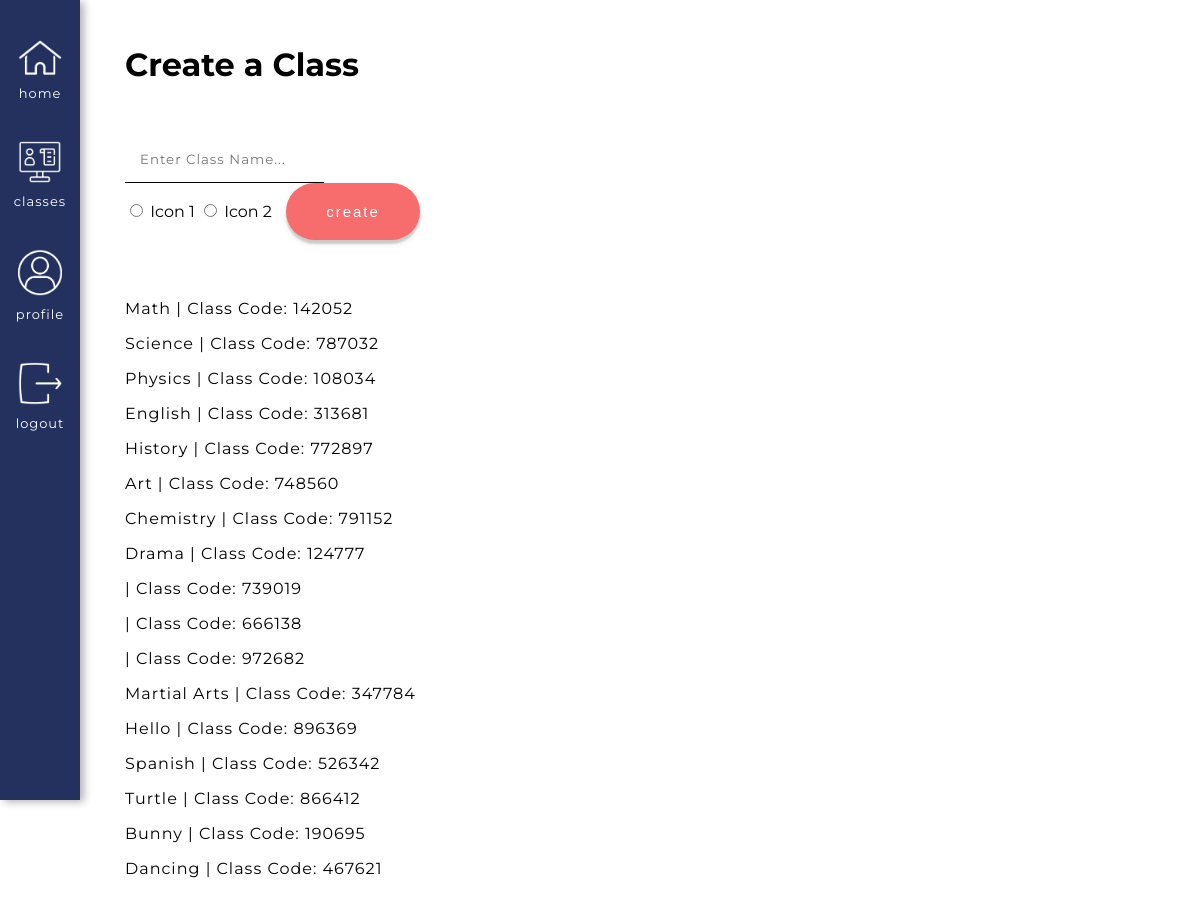
The page /user/Cat/create_class (signed in) on the database its author committed.
### app/models.py (models this page shows, shortened)
class Courses(db.Model):
    id = db.Column(db.Integer, primary_key=True) # Always need ID
    course_name = db.Column(db.String(140), index=False, unique=False) # Not indexable or unique bc many people can have the same course
    code = db.Column(db.Integer, index=True, unique=True) # Indexable to link it back to the course name
    timestamp = db.Column(db.DateTime, index=True, default=datetime.utcnow) # Timestamp
    status = db.Column(db.Integer, index=False, unique=False, default=0) # 0 means the class is inactive, 1 is active
    teacher_id = db.Column(db.Integer, db.ForeignKey('user.id'))  # Taking the user ID from the user model, using backref of teacher will show you the actual teacher
    icon = db.Column(db.String(220), index=False, unique=False, default="/static/images/Turtle.gif") # Icon option, turtle gif is set as the default
    signups = db.relationship('Signups', backref='course_id', lazy='dynamic') # This will show all the student signups for this course
    reactions = db.relationship('Reactions', backref='course_actual', lazy='dynamic') # This will show all the reactions for this course
    session = db.relationship('Session', backref='session_course_id', lazy='dynamic') # This will show you all the sessions of the course
    forms = db.relationship('Prompts', backref='course_form', lazy='dynamic') # This will show you all of the forms of the course
    responses = db.relationship('Responses', backref='course_response', lazy='dynamic') # This will show you all of the responses of the course

### app/routes.py (the view)
@app.route('/user/<username>/create_class')
@login_required # Have to be logged in as a teacher for this to work
def create(username):
    t_courses_all = Courses.query.filter_by(teacher_id=current_user.id) # All of that teacher's courses
    return render_template('create_class.html', t_courses_all=t_courses_all, title="Create a Class")

### app/models.py (called while the page is built)
@login.user_loader
def load_user(id):
        return User.query.get(int(id))

### app/routes.py (called while the page is built)
@app.before_request # This function will be executed right before the view function
def before_request():
    if current_user.is_authenticated: # Checks whether the current user is logged in
        current_user.last_seen = datetime.utcnow() # Sets the last seen to the date using the UTC time zone
        db.session.commit() # Don't need to do db.session.add() because the user is already in the database (using a current_user)

### app/templates/create_class.html
{% extends "base.html" %}
{% block head %}
    <link rel="stylesheet" href="{{ url_for('static', filename='css/create_class.css') }}">
{% endblock %}
{% block content %}
    <h1>Create a Class</h1>
    <form action="/user/{{ current_user.username }}/create_class/new" method='post' class="createClassForm">
        <input type="text" name="course_name" placeholder="Enter Class Name..." class="newCourseInput">
        <br>
        <input type="radio" id ="icon1" name="icon" value="/static/images/Turtle.gif">
        <label for="icon1">Icon 1</label>
        <input type="radio" id ="icon2" name="icon" value="/static/images/Bunny.gif">
        <label for="icon2">Icon 2</label>
        <button type="submit" class="newCourseButton">Create</button>
    </form>
    <div class = "classCodesBox">
        <div class = "codeText">
            {% for t in t_courses_all %}
                <p>{{ t.course_name }} | Class Code: {{ t.code }}</p>
            {% endfor %}
        </div>
    </div>
{% endblock %}

### app/static/css/base.css (style rules this page uses)
body { margin: 0 !important; font-family: "Montserrat", sans-serif; }
h1, p { margin: 0; }

### app/static/css/create_class.css (style rules this page uses)
.createClassForm { margin-top: 5%; }
.newCourseInput { border: 0; padding: 15px; border-bottom: 1px solid black; background-color: transparent; font-family: 'Montserrat', sans-serif; letter-spacing: 1px; }
.newCourseButton { background-color: #F76c6c; text-decoration: none; color: white; text-transform: lowercase; letter-spacing: 2px; padding: 20px 40px; border-radius: 50px; transition-duration: 0.3s; -webkit-transition-duration: 0.3s; box-shadow: 0 4px 2px 0 rgba(0, 0, 0, 0.15), 0 3px 7px 0 rgba(0, 0, 0, 0.1); font-size: 15px; border: 0; cursor: pointer; margin-left: 10px; }
.classCodesBox { margin-top: 5%; }
.codeText { margin-top: 3%; line-height: 35px; letter-spacing: 1px; }

### rows shown on the page
Courses: course_name "Math", code "142052"
Courses: course_name "Science", code "787032"
Courses: course_name "Physics", code "108034"
Courses: course_name "English", code "313681"
Courses: course_name "History", code "772897"
Courses: course_name "Art", code "748560"
Courses: course_name "Chemistry", code "791152"
Courses: course_name "Drama", code "124777"
Courses: code "739019"
Courses: code "666138"
Courses: code "972682"
Courses: course_name "Martial Arts", code "347784"
Courses: course_name "Hello", code "896369"
Courses: course_name "Spanish", code "526342"
Courses: course_name "Turtle", code "866412"
Courses: course_name "Bunny", code "190695"
Courses: course_name "Dancing", code "467621"
